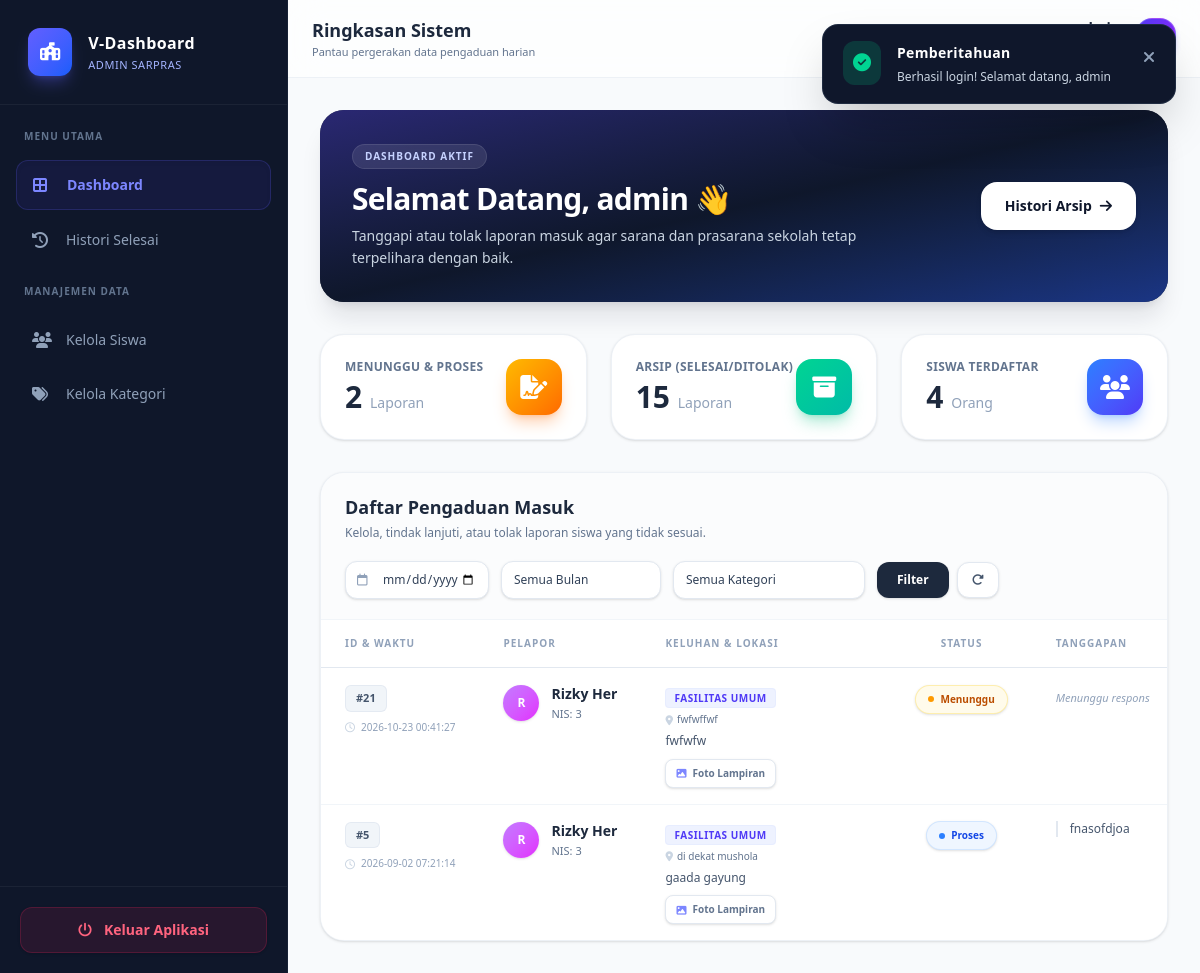
Page /View/v_admin (signed in) on the committed database.
### tables this page shows
CREATE TABLE `aspirasi` (
  `id_aspirasi` int(11) NOT NULL,
  `id_siswa` int(11) NOT NULL,
  `id_kategori` int(11) NOT NULL,
  `id_admin` int(11) DEFAULT NULL,
  `lokasi` varchar(50) NOT NULL,
  `ket` text NOT NULL,
  `bukti_siswa` varchar(100) DEFAULT NULL,
  `status` enum('Menunggu','Proses','Selesai','Ditolak') DEFAULT 'Menunggu',
  `feedback` text DEFAULT NULL,
  `bukti_admin` varchar(100) DEFAULT NULL,
  `created_at` datetime DEFAULT current_timestamp()
);

CREATE TABLE `siswa` (
  `id_siswa` int(11) NOT NULL,
  `nis` varchar(10) NOT NULL,
  `nama` varchar(50) NOT NULL,
  `kelas` varchar(10) NOT NULL,
  `password` varchar(100) NOT NULL DEFAULT '123456'
);

CREATE TABLE `kategori` (
  `id_kategori` int(11) NOT NULL,
  `nama_kategori` varchar(50) NOT NULL
);

### View/v_admin.php (the view, shortened to what the rows shown need)
<?php
require_once '../Model/m_aspirasi.php';
$modelAspirasi = new m_aspirasi();
$tanggal     = $_GET['tanggal'] ?? '';
$bulan       = $_GET['bulan'] ?? '';
$id_kategori = $_GET['id_kategori'] ?? '';
$limit  = 10;
$page   = isset($_GET['page']) ? (int)$_GET['page'] : 1;
$offset = ($page > 1) ? ($page * $limit) - $limit : 0;
$allAspirasi = $modelAspirasi->getAllAspirasi();
if (!empty($tanggal) || !empty($bulan) || !empty($id_kategori)) {
    $allFilteredAktif = $modelAspirasi->getFilteredAspirasi('', $id_kategori, $bulan, $tanggal);
    $allFilteredAktif = array_values(array_filter($allFilteredAktif, function ($item) {
        $st = strtolower($item['status'] ?? '');
        return $st !== 'selesai' && $st !== 'ditolak';
    }));
    $totalData = count($allFilteredAktif);
    $totalPages = ($totalData > 0) ? ceil($totalData / $limit) : 1;
    $aspirasiAktif = array_slice($allFilteredAktif, $offset, $limit);
} else {
    $aspirasiAktif = $modelAspirasi->getAspirasiAktifLimit($limit, $offset, $id_kategori, $bulan, $tanggal);
}
?>
<!DOCTYPE html>
<html lang="id">
<head>
    <script src="https://cdn.jsdelivr.net/npm/@tailwindcss/browser@4"></script>
    <link rel="stylesheet" href="https://cdnjs.cloudflare.com/ajax/libs/font-awesome/6.4.0/css/all.min.css">
</head>
<body class="bg-[#F8FAFC] font-sans min-h-screen flex flex-col md:flex-row text-slate-800 antialiased selection:bg-indigo-500 selection:text-white">
    <aside id="sidebar" class="fixed md:sticky top-0 left-0 z-50 h-screen w-72 bg-[#0F172A] text-slate-300 flex flex-col justify-between -translate-x-full md:translate-x-0 transition-transform duration-300 ease-in-out shrink-0 border-r border-slate-800/60 shadow-xl md:shadow-none">
        <div class="overflow-y-auto overflow-x-hidden">
            <div class="p-7 border-b border-white/5 flex items-center gap-4">
                <div>
                    <h1 class="text-white font-bold text-base tracking-wide">V-Dashboard</h1>
                </div>
            </div>
        </div>
    </aside>
    <main class="flex-1 flex flex-col min-w-0 min-h-screen relative">
        <header class="bg-white/70 backdrop-blur-lg border-b border-slate-200/60 px-6 py-4 flex justify-between items-center sticky top-0 z-30 transition-all">
            <div class="flex items-center gap-4">
                <div>
                    <h2 class="text-lg font-bold text-slate-800">Ringkasan Sistem</h2>
                </div>
            </div>
        </header>
        <div class="p-5 sm:p-8 space-y-8 max-w-[1400px] w-full mx-auto">
            <div class="bg-slate-900 rounded-3xl p-6 sm:p-8 text-white shadow-xl shadow-slate-900/10 flex flex-col sm:flex-row justify-between items-start sm:items-center gap-6 relative overflow-hidden group">
                <div class="relative z-10">
                    <h2 class="text-2xl sm:text-3xl font-bold tracking-tight text-white mb-2">Selamat Datang, <?= htmlspecialchars($_SESSION['username'] ?? 'Admin') ?> 👋</h2>
                </div>
            </div>
            <div class="bg-white rounded-3xl shadow-sm border border-slate-200/60 overflow-hidden flex flex-col">
                <div class="hidden lg:block overflow-x-auto min-h-[300px]">
                    <table class="w-full text-left border-collapse">
                        <thead>
                            <tr class="bg-white border-b border-slate-200">
                                <th class="px-6 py-4 text-[10px] font-bold uppercase tracking-widest text-slate-400 whitespace-nowrap">ID & Waktu</th>
                                <th class="px-6 py-4 text-[10px] font-bold uppercase tracking-widest text-slate-400 whitespace-nowrap">Pelapor</th>
                                <th class="px-6 py-4 text-[10px] font-bold uppercase tracking-widest text-slate-400">Keluhan & Lokasi</th>
                                <th class="px-6 py-4 text-[10px] font-bold uppercase tracking-widest text-slate-400 text-center">Status</th>
                                <th class="px-6 py-4 text-[10px] font-bold uppercase tracking-widest text-slate-400">Tanggapan</th>
                            </tr>
                        </thead>
                        <tbody class="divide-y divide-slate-100 bg-white">
                            <?php if (empty($aspirasiAktif)): ?>
                                <tr>
                                    <td colspan="6" class="p-16 text-center">
                                        <div class="flex flex-col items-center justify-center">
                                            <div class="w-20 h-20 bg-slate-50 rounded-full flex items-center justify-center mb-4">
                                                <i class="fa-solid fa-box-open text-4xl text-slate-300"></i>
                                            </div>
                                            <h4 class="text-base font-bold text-slate-700">Belum ada pengaduan</h4>
                                            <p class="text-sm text-slate-500 mt-1">Data aspirasi dengan kriteria tersebut tidak ditemukan.</p>
                                        </div>
                                    </td>
                                </tr>
                            <?php else: ?>
                                <?php foreach ($aspirasiAktif as $row): ?>
                                    <?php
                                    $file_bukti = trim($row['bukti_siswa'] ?? '');
                                    $statusText = strtolower($row['status'] ?? '');
                                    if ($statusText == 'proses') {
                                        $badgeBg = 'bg-blue-50 text-blue-700 border-blue-200/60';
                                        $dotColor = 'bg-blue-500 animate-pulse';
                                    } else {
                                        $badgeBg = 'bg-amber-50 text-amber-700 border-amber-200/60';
                                        $dotColor = 'bg-amber-500';
                                    }
                                    $gradients = ['from-rose-400 to-red-500', 'from-blue-400 to-indigo-500', 'from-emerald-400 to-teal-500', 'from-purple-400 to-fuchsia-500', 'from-amber-400 to-orange-500'];
                                    $gradClass = $gradients[($row['id_siswa'] ?? 0) % count($gradients)];
                                    ?>
                                    <tr class="hover:bg-slate-50/80 transition-all duration-200">
                                        <td class="px-6 py-4 whitespace-nowrap align-top">
                                            <span class="inline-block bg-slate-100 text-slate-600 font-bold px-2.5 py-1 rounded-md text-[11px] border border-slate-200/80">#<?= $row['id_aspirasi'] ?></span>
                                            <div class="text-[10px] font-medium text-slate-400 mt-2 flex items-center gap-1.5"><i class="fa-regular fa-clock text-slate-300"></i> <?= $row['created_at'] ?? '-' ?></div>
                                        </td>
                                        <td class="px-6 py-4 whitespace-nowrap align-top">
                                            <div class="flex items-center gap-3">
                                                <div class="w-9 h-9 rounded-full bg-gradient-to-br <?= $gradClass ?> text-white flex items-center justify-center font-bold text-xs shadow-sm shrink-0"><?= strtoupper(substr($row['nama_siswa'] ?? 'S', 0, 1)) ?></div>
                                                <div>
                                                    <span class="block font-bold text-slate-800 text-sm"><?= htmlspecialchars($row['nama_siswa'] ?? 'Siswa') ?></span>
                                                    <span class="block text-[11px] text-slate-500 mt-0.5">NIS: <?= htmlspecialchars($row['id_siswa'] ?? '-') ?></span>
                                                </div>
                                            </div>
                                        </td>
                                        <td class="px-6 py-4 min-w-[250px] align-top">
                                            <span class="text-[10px] font-bold uppercase tracking-wider text-indigo-600 bg-indigo-50 px-2 py-0.5 rounded border border-indigo-100/50"><?= htmlspecialchars($row['nama_kategori'] ?? '-') ?></span>
                                            <div class="text-[10px] text-slate-500 font-medium flex items-center gap-1 mt-1"><i class="fa-solid fa-location-dot text-slate-300"></i> <?= htmlspecialchars($row['lokasi']) ?></div>
                                            <p class="text-slate-600 text-xs leading-relaxed line-clamp-2 mt-1"><?= htmlspecialchars($row['ket']) ?></p>
                                            <?php if (!empty($file_bukti)): ?>
                                                <a href="../uploads/<?= htmlspecialchars($file_bukti) ?>" target="_blank" class="inline-flex items-center gap-1.5 mt-2 px-2.5 py-1.5 bg-white border border-slate-200 rounded-lg text-[10px] font-bold text-slate-500 hover:text-indigo-600 shadow-sm"><i class="fa-solid fa-image text-indigo-400"></i> Foto Lampiran</a>
                                            <?php endif; ?>
                                        </td>
                                        <td class="px-6 py-4 whitespace-nowrap align-top text-center">
                                            <span class="inline-flex items-center gap-1.5 px-3 py-1.5 rounded-full font-bold text-[10px] border shadow-sm <?= $badgeBg ?>">
                                                <span class="w-1.5 h-1.5 rounded-full <?= $dotColor ?>"></span> <?= htmlspecialchars($row['status']) ?>
                                            </span>
                                        </td>
                                        <td class="px-6 py-4 min-w-[200px] align-top">
                                            <?php if (!empty($row['feedback'])): ?>
                                                <p class="text-slate-600 text-xs line-clamp-2 border-l-2 border-slate-200 pl-3"><?= htmlspecialchars($row['feedback']) ?></p>
                                            <?php else: ?>
                                                <span class="text-slate-400 text-[11px] italic">Menunggu respons</span>
                                            <?php endif; ?>
                                        </td>
                                    </tr>
                                <?php endforeach; ?>
                            <?php endif; ?>
                        </tbody>
                    </table>
                </div>
            </div>
        </div>
    </main>
</body>
</html>

### rows in the picture
aspirasi: id_aspirasi "21", created_at "2026-10-23 00:41:27", id_siswa.nama "R", id_siswa.nama "Rizky Her", id_siswa "3", id_kategori.nama_kategori "FASILITAS UMUM", lokasi "fwfwffwf", ket "fwfwfw", status "Menunggu", shows "Menunggu respons"
aspirasi: id_aspirasi "5", created_at "2026-09-02 07:21:14", id_siswa.nama "R", id_siswa.nama "Rizky Her", id_siswa "3", id_kategori.nama_kategori "FASILITAS UMUM", lokasi "di dekat mushola", ket "gaada gayung", status "Proses", feedback "fnasofdjoa"

### other values in the picture
$_SESSION['flash_message'] "Berhasil login! Selamat datang, admin"
$_SESSION['username'] "admin"
count($aspirasiSelesai) "15"
count($allSiswa) "4"
